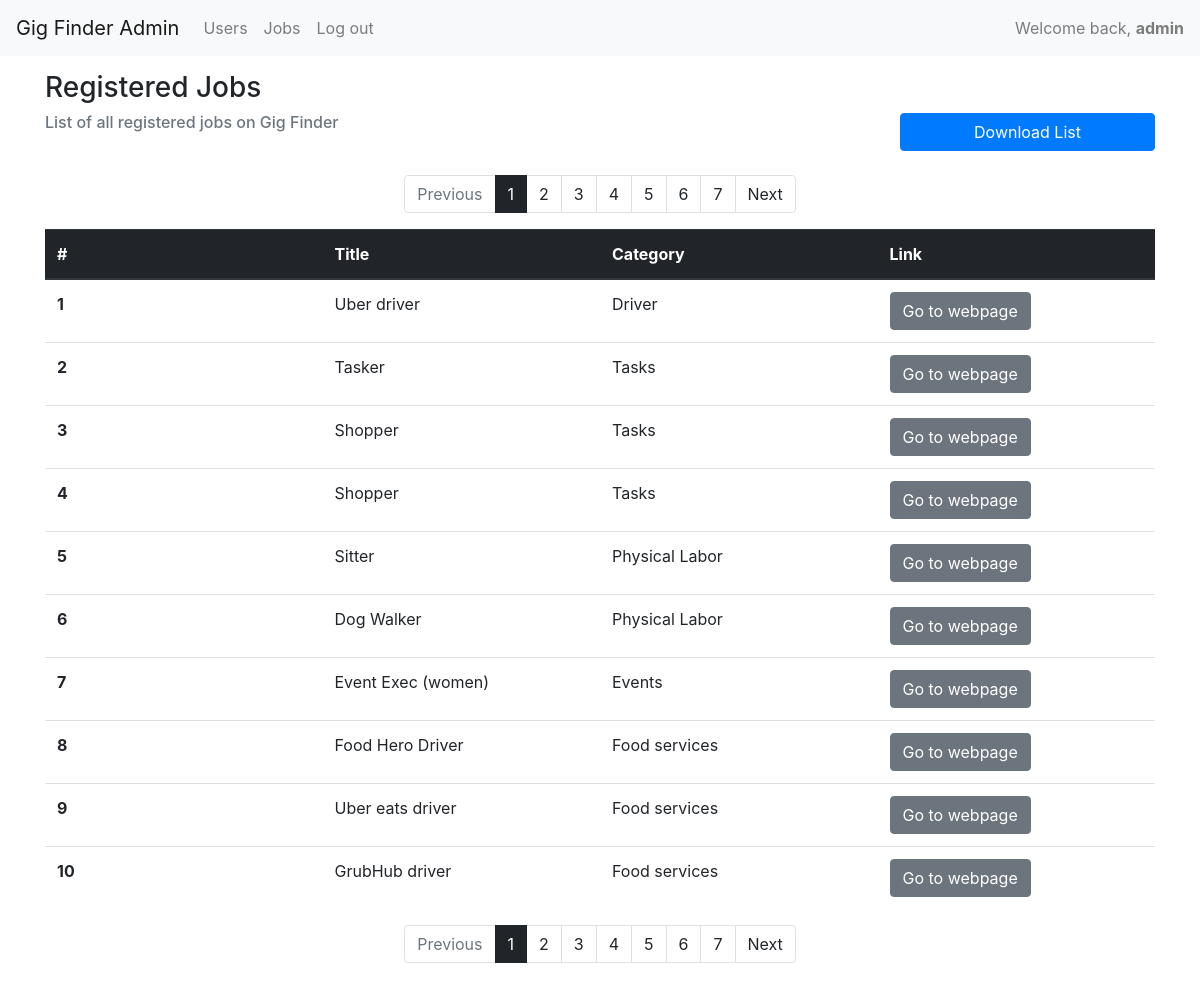
The page /gigFinder/jobs/ (signed in) on the database its author committed.
### gig_finder_admin/models.py (models this page shows)
class Job(models.Model):
	title = models.CharField(max_length=250, default='')
	link = models.CharField(max_length=250, default='')
	category = models.CharField(max_length=250, default='')

### gig_finder_admin/views.py (the view)
# urls.py: path('jobs/', login_required(views.JobIndexView.as_view()), name='jobIndex'),
class JobIndexView(generic.ListView):
    template_name = 'job/index.html'
    context_object_name = 'jobs'
    model = Job
    paginate_by = 10

### gig_finder_admin/templates/job/index.html (shortened to what this page needs)
{% extends 'base.html' %}
{% load static %}
{% block stylesheet %}
  <link rel="stylesheet" href="{% static './css/gigFinder.css' %}">
{% endblock %}
{% block content %}
  <div class="row">
    <div class="col-6">
      <h3>Registered Jobs</h3>
    </div>
  </div>
  <div class="row">
    <div class="col-6">
        <h6 class="mb-2 text-muted">List of all registered jobs on Gig Finder</h6>
    </div>
    <div class="offset-3 col-3">
      <button type="button" class="btn btn-block btn-primary" onclick="exportModel('modelUrl')">Download List</button>
    </div>
  </div>
  <br>
  {% if jobs %}
  {% include "paginator.html" %}
    <div class="row">
      <div class="col-12">
          <table class="table table-hover">
              <thead class="thead-dark">
                <tr>
                  <th class="w-25" scope="col">#</th>
                  <th class="w-25" scope="col">Title</th>
                  <th class="w-25" scope="col">Category</th>
                  <th class="w-50" scope="col">Link</th>
                </tr>
              </thead>
              <tbody>
                {% for job in jobs %}
                  <tr>
                    <th scope="row">{{ job.id }}</th>
                    <td class="w-25">{{ job.title }}</td>
                    <td class="w-25">{{ job.category }}</td>
                    <td class="w-50">
                      <a href="{{ job.link }}" target="_blank" class="btn btn-secondary">Go to webpage</a>
                    </td>
                  </tr>
                {% endfor %}
              </tbody>
            </table>
      </div>
    </div>
  {% include "paginator.html" %}
{% endif %}
{% endblock %}

### templates/navbar.html (shortened to what this page needs)
{% block navbar %}
<nav class="navbar navbar-expand-lg navbar-light bg-light">
    <a class="navbar-brand" href="{% url 'polls:index' %}">Gig Finder Admin</a>
    <div class="collapse navbar-collapse" id="navbarSupportedContent">
      <ul class="navbar-nav mr-auto">
        <li class="nav-item">
          <a class="nav-link" href="{% url 'gigFinder:userIndex' %}">Users</a>
        </li>
        <li class="nav-item">
          <a class="nav-link" href="{% url 'gigFinder:jobIndex' %}">Jobs</a>
        </li>
        <li class="nav-item">
          <a class="nav-link" href="{% url 'logout' %}">Log out</a>
        </li>
      </ul>
      {% if user.is_authenticated %}
        <span class="navbar-text">Welcome back, <strong>{{ user.username }}</strong></span>
      {% endif %}
    </div>
</nav>
{% endblock %}

### rows shown on the page
Job: id "1", title "Uber driver", category "Driver"
Job: id "2", title "Tasker", category "Tasks"
Job: id "3", title "Shopper", category "Tasks"
Job: id "4", title "Shopper", category "Tasks"
Job: id "5", title "Sitter", category "Physical Labor"
Job: id "6", title "Dog Walker", category "Physical Labor"
Job: id "7", title "Event Exec (women)", category "Events"
Job: id "8", title "Food Hero Driver", category "Food services"
Job: id "9", title "Uber eats driver", category "Food services"
Job: id "10", title "GrubHub driver", category "Food services"

### other values the page prints
{{ user.username }} "admin"
{{ i }} "1" "1"
{{ i }} "2" "3" "4" "5" "6" "7" "2" "3" "4" "5" "6" "7"
